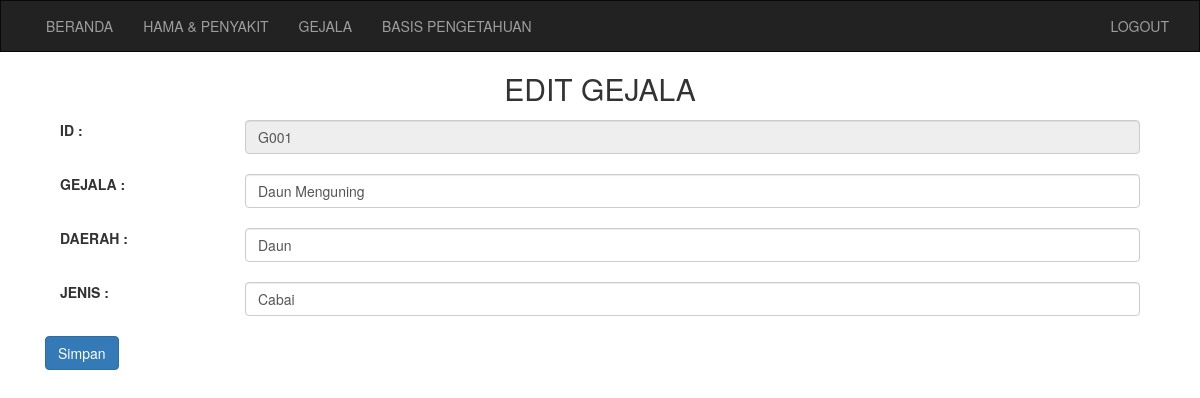
Screenshot of /aeditgejala.php?id=G001 with the database file from the repository.
### tables this page shows
CREATE TABLE `gejala` (
  `idgejala` varchar(10) NOT NULL,
  `gejala` varchar(1000) NOT NULL,
  `daerah` varchar(10) NOT NULL,
  `jenistanaman` varchar(20) NOT NULL
);

### aeditgejala.php (the view, shortened to what this page needs)
<?php
include('koneksi.php');
?>
<!DOCTYPE html>
<html lang="en">
<head>
  <link rel="stylesheet" href="css/bootstrap.min.css">
  <link rel="stylesheet" href="css/style.css">
</head>
<body>
<nav class="navbar navbar-inverse">
    <div class="container-fluid">
      <div class="collapse navbar-collapse" id="myNavbar">
        <ul class="nav navbar-nav">
          <li>
            <a href="homeadmin.php">BERANDA</a>
          </li>
          <li>
            <a href="hamadanpenyakit.php">HAMA & PENYAKIT</a>
          </li>
          <li>
            <a href="gejala.php">GEJALA</a>
          </li>
          <li>
            <a href="basispengetahuan.php">BASIS PENGETAHUAN</a>
          </li>
        </ul>
        <ul class="nav navbar-nav navbar-right">
          <li>
            <a href="logout.php" id="myBtn">LOGOUT</a>
          </li>
        </ul>
      </div>
    </div>
  </nav>
<div class="container">
    <div class="col-sm-12 text-left">
      <h2 class="text-center">EDIT GEJALA</h2>
    <form method="post">
      <div class="form-group">
      			<label class="control-label col-sm-2">ID :</label>
      		<div class="col-sm-10">
                <?php
                       $tampil = "SELECT * FROM gejala where idgejala='".$_GET['id']."'";
                       $sql = mysqli_query ($konek_db,$tampil);
                       while($data = mysqli_fetch_array ($sql))
                    {
                        echo "<input type='text' name='idgejala' class='form-control' id='idgejala'  disabled value='".$data['idgejala']."'><br>";
                    }
                ?>
     		 </div>
        </div>
        <div class="form-group">
      			<label class="control-label col-sm-2">GEJALA :</label>
      		<div class="col-sm-10">
                <?php
                       $tampil = "SELECT * FROM gejala where idgejala='".$_GET['id']."'";
                       $sql = mysqli_query ($konek_db,$tampil);
                       while($data = mysqli_fetch_array ($sql))
                    {
                       echo "<input type='text'  class='form-control' id='gejala' name='gejala' value='".$data['gejala']."'><br>";
                    }
                ?>
     		 </div>
        </div>
          <div class="form-group">
      			<label class="control-label col-sm-2">DAERAH :</label>
      		<div class="col-sm-10">
                <?php
                       $tampil = "SELECT * FROM gejala where idgejala='".$_GET['id']."'";
                       $sql = mysqli_query ($konek_db,$tampil);
                       while($data = mysqli_fetch_array ($sql))
                    {
                       echo "<input type='text'  class='form-control' id='daerah' name='daerah' value='".$data['daerah']."'><br>";
                    }
                ?>
     		 </div>
        </div>
            <div class="form-group">
      			<label class="control-label col-sm-2">JENIS :</label>
      		<div class="col-sm-10">
                <?php
                       $tampil = "SELECT * FROM gejala where idgejala='".$_GET['id']."'";
                       $sql = mysqli_query ($konek_db,$tampil);
                       while($data = mysqli_fetch_array ($sql))
                    {
                       echo "<input type='text'  class='form-control' id='jenistanaman' name='jenistanaman' value='".$data['jenistanaman']."'><br>";
                    }
                ?>
     		 </div>
        </div>
        <button type="submit" name ="submit" class="btn btn-primary">Simpan</button>
        </form>
    </div>
  </div>
</body>
</html>

### css/style.css (style rules this page uses)
.navbar { margin-bottom: 0; border-radius: 0; }

### rows the page displays
gejala: idgejala "G001", gejala "Daun Menguning", daerah "Daun", jenistanaman "Cabai"
